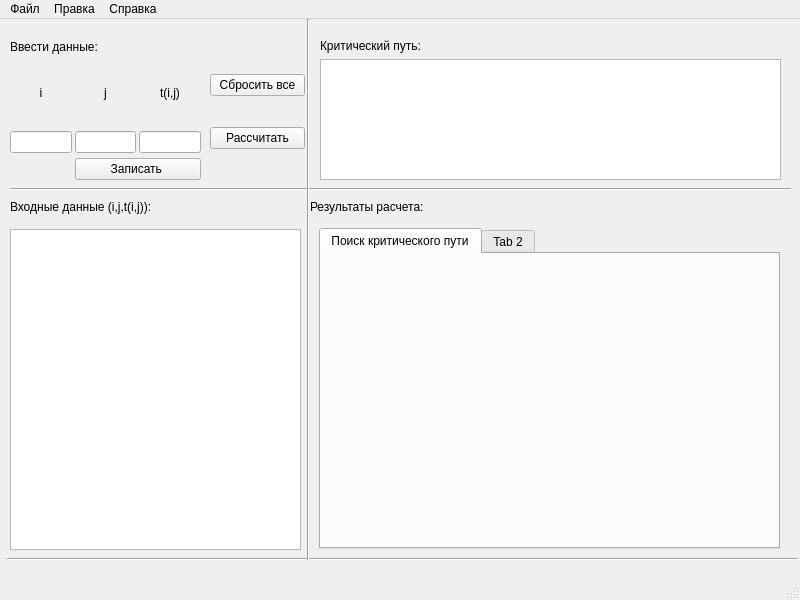
<?xml version="1.0" encoding="UTF-8"?>
<ui version="4.0">
 <class>MainWindow</class>
 <widget class="QMainWindow" name="MainWindow">
  <property name="windowModality">
   <enum>Qt::NonModal</enum>
  </property>
  <property name="enabled">
   <bool>true</bool>
  </property>
  <property name="geometry">
   <rect>
    <x>0</x>
    <y>0</y>
    <width>800</width>
    <height>600</height>
   </rect>
  </property>
  <property name="sizePolicy">
   <sizepolicy hsizetype="Fixed" vsizetype="Fixed">
    <horstretch>0</horstretch>
    <verstretch>0</verstretch>
   </sizepolicy>
  </property>
  <property name="minimumSize">
   <size>
    <width>800</width>
    <height>600</height>
   </size>
  </property>
  <property name="maximumSize">
   <size>
    <width>800</width>
    <height>600</height>
   </size>
  </property>
  <property name="windowTitle">
   <string>Сетевое планирование</string>
  </property>
  <property name="toolButtonStyle">
   <enum>Qt::ToolButtonIconOnly</enum>
  </property>
  <widget class="QWidget" name="centralwidget">
   <widget class="QWidget" name="verticalLayoutWidget">
    <property name="geometry">
     <rect>
      <x>210</x>
      <y>30</y>
      <width>95</width>
      <height>127</height>
     </rect>
    </property>
    <layout class="QVBoxLayout" name="verticalLayout">
     <item>
      <widget class="QPushButton" name="pushButton_2">
       <property name="text">
        <string>Сбросить все</string>
       </property>
      </widget>
     </item>
     <item>
      <widget class="QPushButton" name="pushButton_3">
       <property name="text">
        <string>Рассчитать</string>
       </property>
      </widget>
     </item>
    </layout>
   </widget>
   <widget class="QWidget" name="verticalLayoutWidget_3">
    <property name="geometry">
     <rect>
      <x>320</x>
      <y>20</y>
      <width>461</width>
      <height>141</height>
     </rect>
    </property>
    <layout class="QVBoxLayout" name="verticalLayout_3">
     <item>
      <widget class="QLabel" name="label">
       <property name="text">
        <string>Критический путь:</string>
       </property>
      </widget>
     </item>
     <item>
      <widget class="QPlainTextEdit" name="plainTextEdit"/>
     </item>
    </layout>
   </widget>
   <widget class="Line" name="line">
    <property name="geometry">
     <rect>
      <x>10</x>
      <y>160</y>
      <width>781</width>
      <height>20</height>
     </rect>
    </property>
    <property name="orientation">
     <enum>Qt::Horizontal</enum>
    </property>
   </widget>
   <widget class="Line" name="line_2">
    <property name="geometry">
     <rect>
      <x>7</x>
      <y>530</y>
      <width>791</width>
      <height>20</height>
     </rect>
    </property>
    <property name="orientation">
     <enum>Qt::Horizontal</enum>
    </property>
   </widget>
   <widget class="QWidget" name="verticalLayoutWidget_4">
    <property name="geometry">
     <rect>
      <x>319</x>
      <y>209</y>
      <width>461</width>
      <height>321</height>
     </rect>
    </property>
    <layout class="QVBoxLayout" name="verticalLayout_4">
     <item>
      <widget class="QTabWidget" name="tabWidget">
       <property name="currentIndex">
        <number>0</number>
       </property>
       <widget class="QWidget" name="tab">
        <attribute name="title">
         <string>Поиск критического пути</string>
        </attribute>
        <widget class="QWidget" name="widget" native="true">
         <property name="geometry">
          <rect>
           <x>10</x>
           <y>10</y>
           <width>431</width>
           <height>271</height>
          </rect>
         </property>
        </widget>
       </widget>
       <widget class="QWidget" name="tab_2">
        <attribute name="title">
         <string>Tab 2</string>
        </attribute>
       </widget>
      </widget>
     </item>
    </layout>
   </widget>
   <widget class="QLabel" name="label_2">
    <property name="geometry">
     <rect>
      <x>310</x>
      <y>180</y>
      <width>141</width>
      <height>16</height>
     </rect>
    </property>
    <property name="text">
     <string>Результаты расчета:</string>
    </property>
   </widget>
   <widget class="QLabel" name="label_3">
    <property name="geometry">
     <rect>
      <x>10</x>
      <y>20</y>
      <width>181</width>
      <height>16</height>
     </rect>
    </property>
    <property name="text">
     <string>Ввести данные:</string>
    </property>
   </widget>
   <widget class="QWidget" name="gridLayoutWidget">
    <property name="geometry">
     <rect>
      <x>10</x>
      <y>40</y>
      <width>191</width>
      <height>121</height>
     </rect>
    </property>
    <layout class="QGridLayout" name="gridLayout">
     <property name="horizontalSpacing">
      <number>3</number>
     </property>
     <property name="verticalSpacing">
      <number>5</number>
     </property>
     <item row="0" column="0">
      <widget class="QLabel" name="label_5">
       <property name="text">
        <string>i</string>
       </property>
       <property name="textFormat">
        <enum>Qt::AutoText</enum>
       </property>
       <property name="alignment">
        <set>Qt::AlignCenter</set>
       </property>
       <property name="margin">
        <number>5</number>
       </property>
      </widget>
     </item>
     <item row="1" column="0">
      <widget class="QLineEdit" name="lineEdit"/>
     </item>
     <item row="0" column="1">
      <widget class="QLabel" name="label_6">
       <property name="text">
        <string>j</string>
       </property>
       <property name="alignment">
        <set>Qt::AlignCenter</set>
       </property>
      </widget>
     </item>
     <item row="0" column="2">
      <widget class="QLabel" name="label_4">
       <property name="text">
        <string>t(i,j)</string>
       </property>
       <property name="alignment">
        <set>Qt::AlignCenter</set>
       </property>
      </widget>
     </item>
     <item row="1" column="1">
      <widget class="QLineEdit" name="lineEdit_2"/>
     </item>
     <item row="1" column="2">
      <widget class="QLineEdit" name="lineEdit_3"/>
     </item>
     <item row="2" column="1" colspan="2">
      <widget class="QPushButton" name="pushButton_5">
       <property name="text">
        <string>Записать </string>
       </property>
      </widget>
     </item>
    </layout>
   </widget>
   <widget class="Line" name="line_3">
    <property name="geometry">
     <rect>
      <x>300</x>
      <y>0</y>
      <width>16</width>
      <height>541</height>
     </rect>
    </property>
    <property name="orientation">
     <enum>Qt::Vertical</enum>
    </property>
   </widget>
   <widget class="QTableView" name="tableView">
    <property name="geometry">
     <rect>
      <x>10</x>
      <y>210</y>
      <width>291</width>
      <height>321</height>
     </rect>
    </property>
   </widget>
   <widget class="QLabel" name="label_7">
    <property name="geometry">
     <rect>
      <x>10</x>
      <y>180</y>
      <width>291</width>
      <height>16</height>
     </rect>
    </property>
    <property name="text">
     <string>Входные данные (i,j,t(i,j)):</string>
    </property>
   </widget>
  </widget>
  <widget class="QMenuBar" name="menubar">
   <property name="geometry">
    <rect>
     <x>0</x>
     <y>0</y>
     <width>800</width>
     <height>26</height>
    </rect>
   </property>
   <widget class="QMenu" name="menu">
    <property name="title">
     <string>Файл</string>
    </property>
    <addaction name="separator"/>
    <addaction name="action_10"/>
    <addaction name="action_11"/>
    <addaction name="action_12"/>
    <addaction name="separator"/>
    <addaction name="action_16"/>
   </widget>
   <widget class="QMenu" name="menu_2">
    <property name="title">
     <string>Правка</string>
    </property>
    <addaction name="action_2"/>
    <addaction name="action_3"/>
    <addaction name="separator"/>
    <addaction name="action_6"/>
    <addaction name="action_7"/>
    <addaction name="action_8"/>
   </widget>
   <widget class="QMenu" name="menu_3">
    <property name="title">
     <string>Справка</string>
    </property>
    <addaction name="action_9"/>
   </widget>
   <addaction name="menu"/>
   <addaction name="menu_2"/>
   <addaction name="menu_3"/>
  </widget>
  <widget class="QStatusBar" name="statusBar"/>
  <action name="action_2">
   <property name="text">
    <string>Отменить</string>
   </property>
  </action>
  <action name="action_3">
   <property name="text">
    <string>Вернуть</string>
   </property>
  </action>
  <action name="action_4">
   <property name="text">
    <string>Копировать</string>
   </property>
  </action>
  <action name="action_6">
   <property name="text">
    <string>Копировать</string>
   </property>
  </action>
  <action name="action_7">
   <property name="text">
    <string>Вставить</string>
   </property>
  </action>
  <action name="action_8">
   <property name="text">
    <string>Вырезать</string>
   </property>
  </action>
  <action name="action_9">
   <property name="text">
    <string>О программе</string>
   </property>
  </action>
  <action name="action_10">
   <property name="text">
    <string>Новый</string>
   </property>
  </action>
  <action name="action_11">
   <property name="text">
    <string>Сохранить</string>
   </property>
  </action>
  <action name="action_12">
   <property name="text">
    <string>Сохранить как..</string>
   </property>
  </action>
  <action name="action_13">
   <property name="text">
    <string>Закрыть</string>
   </property>
  </action>
  <action name="action_14">
   <property name="text">
    <string>Выход</string>
   </property>
  </action>
  <action name="action_16">
   <property name="text">
    <string>Выход</string>
   </property>
  </action>
 </widget>
 <resources/>
 <connections/>
</ui>
